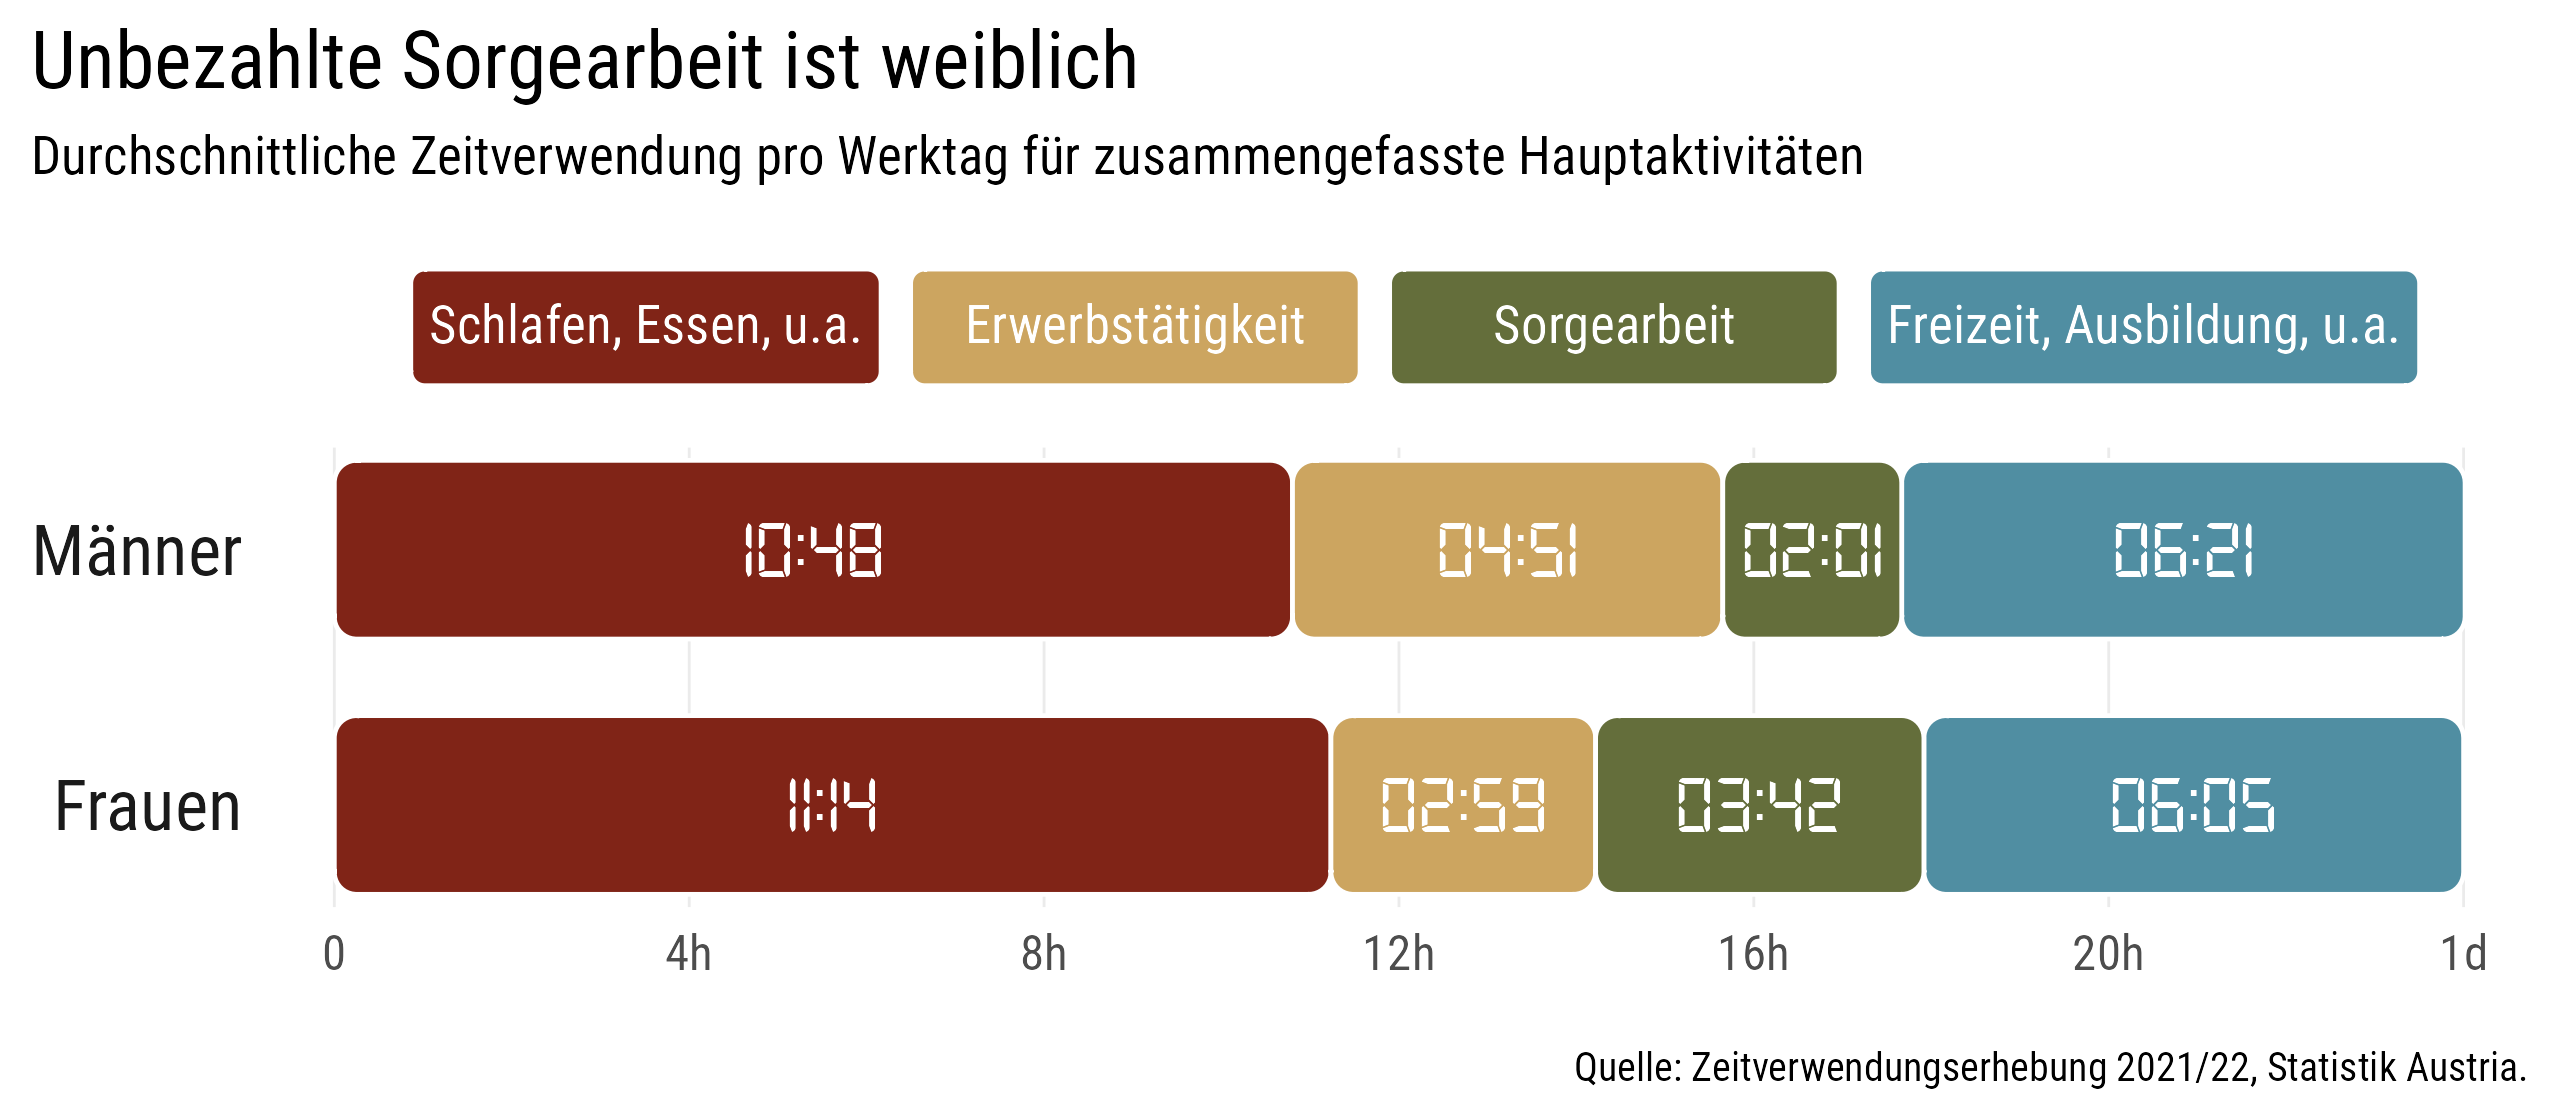

Generate this figure with R:
library(tidyverse)
library(readODS)
library(ggchicklet)
library(colorspace)
library(patchwork)

# Load data into temp file
url <- "https://www.statistik.at/fileadmin/pages/298/Durchschnittliche_Zeitverwendung_2021-22.ods"
tempf <- tempfile()
download.file(url, dest = tempf, mode = "wb")

# Read data for working days and prepare variables
rawdata <- 
  read_ods(tempf, sheet = "Tabelle_2", range = "A5:J12", col_names = F, 
           col_types = "ctcttcttct") |> 
  janitor::clean_names() |> 
  mutate(across(c(x3, x6, x9), ~as.numeric(str_replace_all(., ",", "."))),
         x1 = case_match(x1, 
                         "Essen und andere persönliche Tätigkeiten" ~ "Essen",
                         "Sorgearbeit in Haushalt und Familie" ~ "Sorgearbeit",
                         "Soziale Kontakte und Freizeit" ~ "Freizeit",
                         "Nicht näher bestimmte Zeitverwendung" ~ "Anderes",
                         .default = x1),
         x1 = fct_inorder(x1))

# Select variables and add shares variable 
plotdata <- rawdata |> 
  select(activity = x1, female = x2, male = x5) |> 
  mutate(across(.cols = -activity, 
                .fns = ~period_to_seconds(hms(.))/period_to_seconds(days(1))*100, 
                .names = "{.col}_perc"))

# Aggregate activities and convert time variable into period
reduceddata <- plotdata |> 
  mutate(cat = case_when(
    activity %in% c("Schlafen", "Essen") ~ "Schlafen, Essen, u.a.",
    activity %in% c("Freiwilligentätigkeiten", "Aus- und Weiterbildung", "Freizeit", "Anderes") ~ "Freizeit, Ausbildung, u.a.",
    TRUE ~ activity),
  cat = fct_relevel(fct_inorder(cat), "Sorgearbeit", after = 2)) |> 
  summarise(across(!where(is.factor), sum), .by = "cat") |> 
  mutate(labpos = c("3 hours", "9 hours", "15 hours", "21 hours")) |> 
  mutate(across(c(female, male, labpos), as.period))

# Create chart
reduceddata |> pivot_longer(cols = c(female, male), 
                            names_to = "gender", values_to = "values") |>
  ggplot(aes(x = gender, y = values, fill = cat)) +
  geom_chicklet(width = 0.7, radius = unit(5, "pt"),
                position = position_stack(reverse = T)) +
  geom_text(aes(label = format(parse_date_time(values, "HMS"), "%H:%M")), 
            family = "Digital-7", color = "white", size = 6.5,
            position = position_stack(vjust = 0.5, reverse = T)) + 
  scale_fill_manual(values = c("#802417", "#CCA560", "#646e3b", "#508ea2")) +
  scale_y_time(labels = scales::label_timespan(unit = "hours", locale = "de_DE"), 
               breaks = scales::date_breaks("4 hours"),
               expand = c(0.03, 0.05)) +
  scale_x_discrete(expand = c(0.2,0.2), labels = c("Frauen", "Männer")) +
  guides(fill = guide_legend(title = NULL, nrow = 1,
                             label.position = "top", label.vjust = -13, 
                             keywidth = unit(7, "lines"), 
                             keyheight = unit(3, "lines"),
                             label.theme = element_text(size = 12, lineheight = 0.8,
                                                        color = "white", 
                                                        margin = margin(l = 4, r = 4),
                                                        family = "Roboto Condensed"))) +
  coord_flip() +
  labs(x = NULL, y = NULL,
       title = "Unbezahlte Sorgearbeit ist weiblich",
       subtitle = "Durchschnittliche Zeitverwendung pro Werktag für zusammengefasste Hauptaktivitäten",
       caption = "Quelle: Zeitverwendungserhebung 2021/22, Statistik Austria.") +
  theme_minimal(base_family = "Roboto Condensed", base_size = 14) +
  theme(panel.grid.major.y = element_blank(),
        panel.grid.minor.x = element_blank(),
        panel.grid.major.x = element_line(linewidth = 0.3),
        plot.title.position = "plot",
        plot.title = element_text(size = 18),
        plot.subtitle = element_text(size = 12,
                                     margin = margin(b = -0.7, unit = "lines")),
        plot.caption = element_text(size = 9, margin = margin(t = 2, unit = "lines")),
        axis.text.y = element_text(size = 16, color = "grey10"),
        legend.position = "top",
        legend.margin = margin(b = -.3, unit = "cm"))

ggsave("02_24_Unbezahlte_Arbeit.png", width = 8, height = 3.5, dpi = 320, bg = "white")
